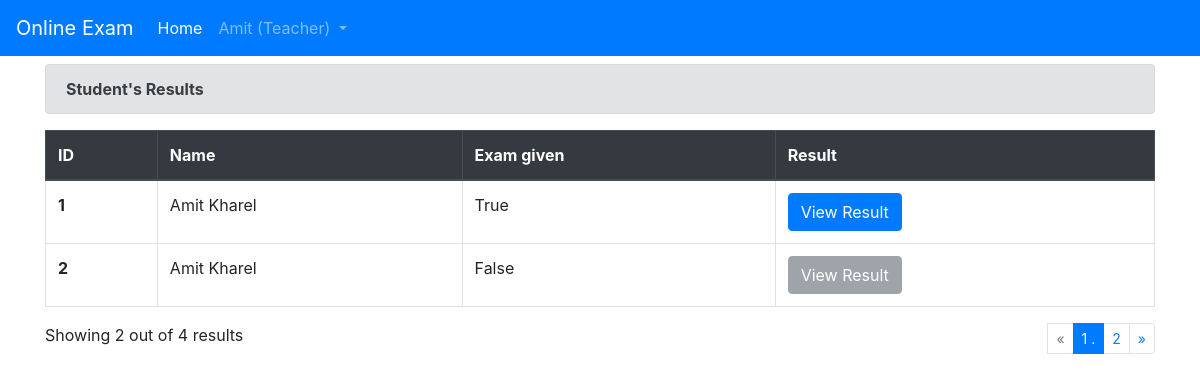
The page /home/ (signed in) on the database its author committed.
### user/models.py (models this page shows, shortened)
class User(AbstractBaseUser):
    email = models.EmailField(
        verbose_name='email address',
        max_length=255,
        unique=True,
    )
    first_name = models.CharField(
        max_length=255,
        verbose_name="First Name",
    )
    last_name = models.CharField(
        max_length=255,
        verbose_name="Last Name",
    )
    is_student = models.BooleanField(default=True)
    is_active = models.BooleanField(default=True)
    is_admin = models.BooleanField(default=False)
    objects = MyUserManager()
    USERNAME_FIELD = 'email'
    REQUIRED_FIELDS = []
    @property
    def is_superuser(self):
        return self.is_admin

### home/views.py (the view)
# urls.py: path('home/', views.online_exam, name='exam-home'),
@login_required(login_url='/')
def online_exam(request):
    current_exam = None
    questions = None
    messages = None
    if request.user.is_student:
        exams = Exam.objects.all()
        today_date = datetime.now().replace(tzinfo=pytz.UTC) + timedelta(hours=5, minutes=45)
        for exam in exams:
            if exam.start_date <= today_date <= exam.end_date:
                current_exam = exam
        questions = Question.objects.filter(exam=current_exam)
        messages = []
        if request.method == "POST":
            correct = 0
            wrong = 0
            for i in range(questions.count()):
                message = {}
                user_answer = request.POST['question'+str(questions[i].pk)]
                correct_answer = questions[i].CorrectOption
                if user_answer == correct_answer:
                    message =  "Correct!"
                    correct+=1
                else:
                    wrong+=1
                    message =  f"Wrong! The answer is option {questions[i].CorrectOption}"
                messages.append(message)
            result = Result(idt=int(request.user.pk), exam=current_exam, right=correct, wrong=wrong)
            result.save()
        return render(request, 'home/index.html', {'Exam':current_exam, 'Questions':questions, 'messages':messages})
    else:
        students = User.objects.filter(is_student=True)
        page = request.GET.get('page', 1)
        paginator = Paginator(students, 2)
        try:
            fstudents = paginator.page(page)
        except PageNotAnInteger:
            fstudents = paginator.page(1)
        except EmptyPage:
            fstudents = paginator.page(paginator.num_pages)
        return render(request, 'home/index.html', {'Students':fstudents, 'Exam':current_exam, 'Questions':questions, 'messages':messages})

### home/templatetags/index.py (called while the page is built)
@register.filter
def gave_exam(indexable):
    from home.models import Result
    result = Result.objects.filter(idt=indexable.pk)
    if result:
        return True
    else:
        return False

### home/templates/home/index.html (shortened to what this page needs)
{% extends 'home/base.html' %}
{% block student %}
{% load index %}
{% endblock student%}
{% block teacher %}
<div class="container">
<div class="alert alert-secondary">
    <strong>Student's Results</strong>
</div>
    <table class="table table-hover table-bordered">
        <thead class="thead-dark">
            <tr>
                <th scope="col">ID</th>
                <th scope="col">Name</th>
                <th scope="col">Exam given</th>
                <th scope="col">Result</th>
            </tr>
        </thead>
        <tbody>
            {% for student in Students %}
                <tr>
                    <th scope="row">{{student.pk}}</th>
                    <td> {{student.first_name}} {{student.last_name}} </td>
                    <td> {{ student|gave_exam }} </td>
                    <td>
                        <a class="btn btn-small {% if not student|gave_exam %} btn-secondary disabled {% else %} btn-primary {% endif %}" href="{% url 'user-result' student.pk%}">View Result</a>
                    </td>
                </tr>
            {% endfor %}
        </tbody>
    </table>
    <nav aria-label="Page navigation">
        {% if Students.has_other_pages %}
            <ul class="pagination pagination-sm justify-content-end">
            <div class="mr-auto">
                Showing {{Students.paginator.per_page}} out of {{Students.paginator.count}} results
            </div>
            {% if Students.has_previous %}
            <li class="page-item"><a class="page-link" href="?page={{ Students.previous_page_number }}">&laquo;</a></li>
        {% else %}
            <li class="page-item disabled"><a class="page-link" >&laquo;</a></li>
        {% endif %}
        {% for i in Students.paginator.page_range %}
            {% if Students.number == i %}
            <li class="page-item active"><a class="page-link" >{{ i }} <span class="sr-only">(current)</span>
        .     </a></li>
        {% else %}
            <li class="page-item"><a class="page-link" href="?page={{ i }}">{{ i }}</a></li>
        {% endif %}
        {% endfor %}
        {% if Students.has_next %}
        <li class="page-item"><a class="page-link" href="?page={{ Students.next_page_number }}">&raquo;</a></li>
            {% else %}
            <li class="page-item disabled"><a class="page-link" >&raquo;</a></li>
            {% endif %}
        </ul>
        {% endif %}
    </nav>
</div>
{% endblock teacher %}

### home/templates/home/base.html (shortened to what this page needs)
{%  load static %}
<!DOCTYPE html>
<html lang="en">
<head>
    <link rel="stylesheet" href="https://stackpath.bootstrapcdn.com/bootstrap/4.5.2/css/bootstrap.min.css">
    <link rel="stylesheet" href="https://maxcdn.bootstrapcdn.com/font-awesome/4.7.0/css/font-awesome.min.css">
</head>
<body>
    <nav class="mb-2 navbar navbar-expand-md navbar-dark bg-primary">
        <a class="navbar-brand" href="{% url 'exam-home' %}">Online Exam</a>
        <div class="collapse navbar-collapse" id="navbarsExample04">
          <ul class="navbar-nav mr-auto">
            <li class="nav-item active">
              <a class="nav-link" href="{% url 'exam-home' %}">Home <span class="sr-only">(current)</span></a>
            </li>
            <li class="nav-item dropdown">
              <a class="nav-link dropdown-toggle" href="http://example.com" id="dropdown04" data-toggle="dropdown" aria-haspopup="true" aria-expanded="false">
              {% if user.is_authenticated %}
                {{user.first_name}} ({% if user.is_student != True %}Teacher{% endif %}{% if user.is_student %}Student{% endif %})
              {% else %}
                Account
              {% endif %}
              </a>
            </li>
          </ul>
        </div>
      </nav>
    {% if user.is_authenticated %}
      {% if user.is_student %}
        {% block student %} {% endblock student %}
      {% else %}
        {% block teacher %} {% endblock teacher %}
      {% endif %}
    {% endif %}
</body>
</html>

### rows shown on the page
User: first_name "Amit"
User: pk "1", first_name "Amit", last_name "Kharel", id "True"
User: pk "2", first_name "Amit", last_name "Kharel", id "False"

### other values the page prints
{{ Students.paginator.per_page }} "2"
{{ Students.paginator.count }} "4"
{{ i }} "1"
{{ i }} "2"
